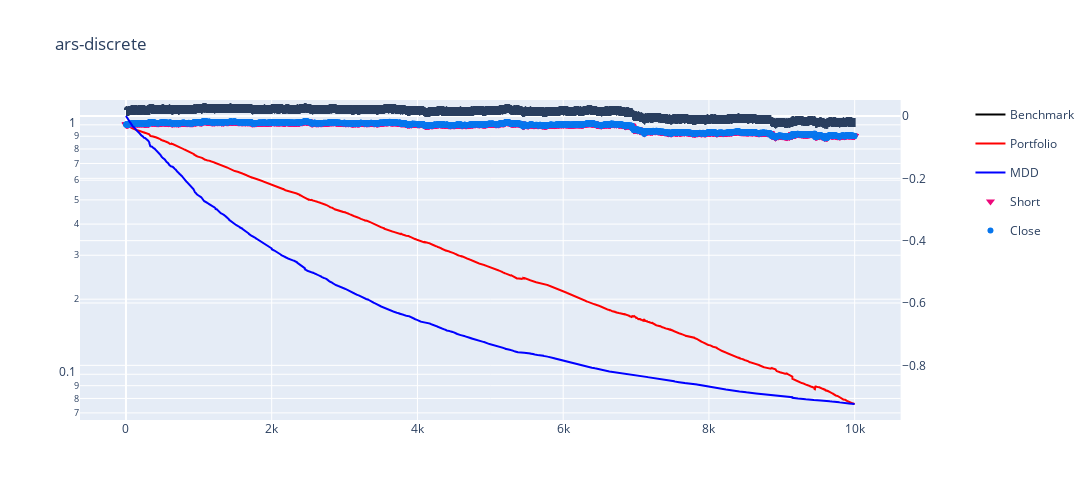

The code cell stored with this chart in its notebook:
### Code cell
# res = evaluate('../data/btc23clean.csv', 'btc23')
alter_test = False
ev_fig, ev_env = evaluate(f'../data/{dataset_test}-{alter_test if alter_test else TEST if TEST else "full"}.csv', dataset_test)
ev_fig

### Figure 1 — Plotly figure (JSON) as saved in the notebook; plotly's stock layout.template omitted (floating-point values rounded to 4 significant figures; data arrays with more than 128 entries replaced by an {"elided": "..."} marker saying what was removed)
{"data": [{"legendgroup": "1", "marker": {"color": "black", "size": 42}, "name": "Benchmark", "type": "scatter", "x": {"elided": "10000 int values"}, "y": {"elided": "10000 float values"}}, {"marker": {"color": "red", "size": 42}, "name": "Portfolio", "type": "scatter", "x": {"elided": "10000 int values"}, "y": {"elided": "10000 float values"}}, {"marker": {"color": "blue", "size": 42}, "name": "MDD", "type": "scatter", "x": {"elided": "10000 int values"}, "y": {"elided": "10000 float values"}, "yaxis": "y2"}, {"marker": {"color": "#0e874a", "size": 8, "symbol": "triangle-up"}, "mode": "markers+text", "name": "Long", "text": [], "textposition": "top center", "type": "scatter", "x": [], "y": []}, {"marker": {"color": "#ed077a", "size": 8, "symbol": "triangle-down"}, "mode": "markers+text", "name": "Short", "text": {"elided": "5000 str values"}, "textposition": "top center", "type": "scatter", "x": {"elided": "5000 int values"}, "y": {"elided": "5000 float values"}}, {"marker": {"color": "#0776ed", "size": 6, "symbol": "circle"}, "mode": "markers+text", "name": "Close", "text": {"elided": "4999 str values"}, "textposition": "top center", "type": "scatter", "x": {"elided": "4999 int values"}, "y": {"elided": "4999 float values"}}], "layout": {"autosize": false, "height": 500, "title": {"text": "ars-discrete"}, "width": 1300, "xaxis": {"anchor": "y", "domain": [0, 0.94]}, "yaxis": {"anchor": "x", "domain": [0, 1], "type": "log"}, "yaxis2": {"anchor": "x", "overlaying": "y", "side": "right"}}}
